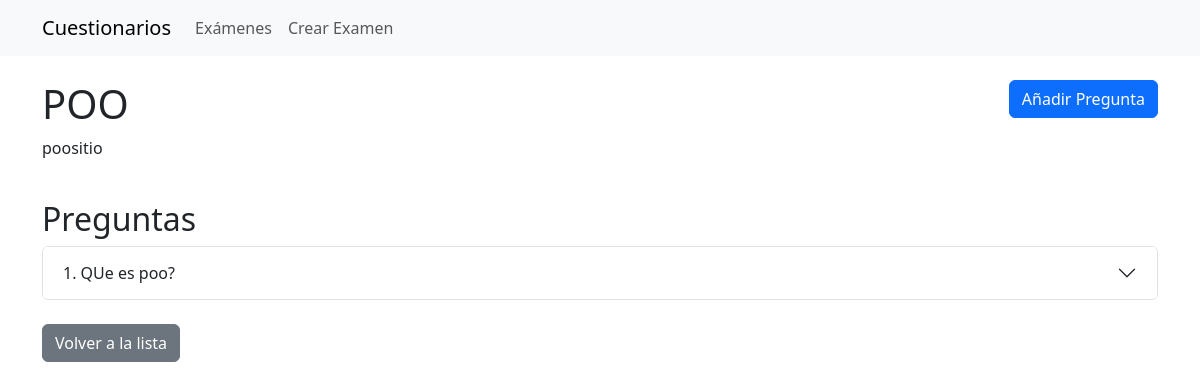
The app's page /exam/1/ with its own data.
### quiz/models.py (models this page shows, shortened)
class Exam(models.Model):
    title = models.CharField(max_length=200, verbose_name="Título")
    description = models.TextField(blank=True, verbose_name="Descripción")
    created_date = models.DateTimeField(auto_now_add=True)

class Question(models.Model):
    exam = models.ForeignKey(Exam, on_delete=models.CASCADE, related_name='questions')
    text = models.TextField(verbose_name="Texto de la pregunta")

### quiz/views.py (the view)
# urls.py: path('exam/<int:exam_id>/', exam_detail, name='exam_detail'),
def exam_detail(request, exam_id):
    exam = get_object_or_404(Exam, id=exam_id)
    questions = exam.questions.all().prefetch_related('choices')
    return render(request, 'quiz/exam_detail.html', {'exam': exam, 'questions': questions})

### quiz/templates/quiz/exam_detail.html (shortened to what this page needs)
{% extends "base.html" %}
{% block content %}
<div class="row mb-4">
    <div class="col-md-8">
        <h1>{{ exam.title }}</h1>
        <p>{{ exam.description }}</p>
    </div>
    <div class="col-md-4 text-end">
        <a href="{% url 'question_create' exam.id %}" class="btn btn-primary">Añadir Pregunta</a>
    </div>
</div>
<div class="mb-4">
    <h2>Preguntas</h2>
    {% if questions %}
        <div class="accordion" id="accordionQuestions">
            {% for question in questions %}
                <div class="accordion-item">
                    <h2 class="accordion-header">
                        <button class="accordion-button collapsed" type="button" data-bs-toggle="collapse" data-bs-target="#collapse{{ question.id }}">
                            {{ forloop.counter }}. {{ question.text }}
                        </button>
                    </h2>
                </div>
            {% endfor %}
        </div>
    {% else %}
        <div class="alert alert-info">
            Este examen no tiene preguntas todavía.
            <a href="{% url 'question_create' exam.id %}">Añade la primera pregunta</a>
        </div>
    {% endif %}
</div>
<div>
    <a href="{% url 'exam_list' %}" class="btn btn-secondary">Volver a la lista</a>
</div>
{% endblock %}

### records on screen
Exam: title "POO", description "poositio"
Question: text "QUe es poo?"
